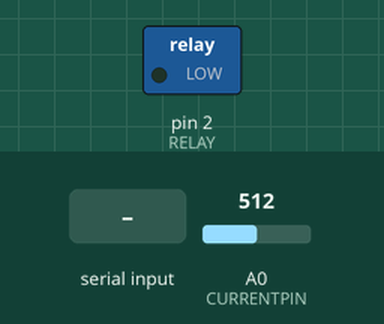
A sketch run on a simulated Arduino Uno, built with avr-gcc and run on an emulated ATmega328P. Parts: switched loads named in the sketch (green lamp = pin HIGH). The inputs (shaded band) are chosen by the test bench; at power-on: A0 (CURRENTPIN) = 512. What the sketch prints to the serial monitor is not drawn.

Above: at 1.2 s.
1.3 s: "30,150\n" received over Serial
2.8 s: "1\n" received over Serial
At 3.2 s:
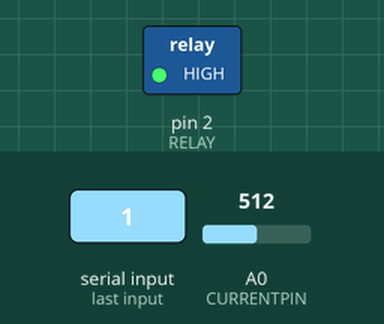
4.3 s: "90,45\n" received over Serial
At 5.6 s:
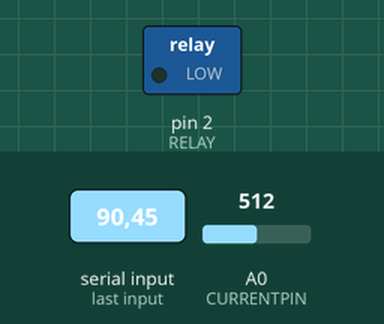
Timing chart, 0 to 7.3 s (numbered marks = the images above; inputs shaded):
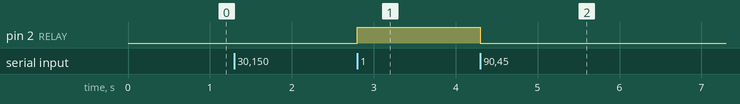

The sketch:

Smart_Plug4.ino
```cpp
#include "EmonLib.h"
#define VOLT_CAL 234.26
#define RATE 1
#define RELAY 2
#define CURRENTPIN A0
#define VOLTAGEPIN A3
#define BAUDRATE 115200

String m_in;
String currPart, timePart, voltPart;
String send2pi;
float rawValue = 0.000;
double v_out = 0.000;
double current = 0.000;
double current_max = 0.000;
double startTime = 0000;
double curTime = 0.000;
double endTime = 0.0000;
double supplyVoltage = 0.000;
int r = 1;
int relayOn = 0;
int index = 0;


EnergyMonitor emon1;             // Create an instance

void setup() {

  analogReference(EXTERNAL);
  Serial.begin(BAUDRATE);
  pinMode(RELAY, OUTPUT);
  pinMode(CURRENTPIN, INPUT);

  //emon1.voltage(VOLTAGEPIN, VOLT_CAL, 1.7);  // Voltage: input pin, calibration, phase_shift

  startTime = millis();

}

void loop() {

  //See what the last time was
  //Update var with time now
  //Difference between time now and last time
  //SAVE millis() to time; (millis() returns the number of seconds since the program started
  // put your main code here, to run repeatedly:


          curTime = millis();
          rawValue = analogRead(CURRENTPIN);

          //Serial.print("Analog: ");
          //Serial.print(rawValue);
          v_out = (rawValue/1024.0000000)*4.80000;
          //Serial.print("    volt: ");
          //Serial.print(v_out);
          //Serial.print("     current: ");
          current = 40.00000 * (v_out - 2.4800000);
          currPart = String(current);
          timePart = String(curTime);
          //Serial.print(current);
          //Serial.print("\n");
          //if (current > current_max)  current_max = current;


          //emon1.calcVI(20,2000);         // Calculate all. No.of half wavelengths (crossings), time-out
          //supplyVoltage = emon1.Vrms;           //extract Vrms into Variable
          //voltPart = String(supplyVoltage);

          send2pi = timePart + " " + currPart + " " + startTime;
          endTime = millis();
          Serial.println(send2pi);

          //Serial.println(curTime);
          //Serial.println(endTime);


  if(Serial.available()){ // While there is a message on the serial port
    relayOn = r * (Serial.read() - '0');

    if(relayOn == 0) {
      digitalWrite(RELAY, LOW);

          /*Serial.print("Raw Value = " ); // shows pre-scaled value

          Serial.print(RawValue);

          Serial.print("\t V = "); // shows the voltage measured

          Serial.print(V_out,3); // the '3' after voltage allows you to display 3 digits after decimal point

          */


          //Serial.print("\t Time = ");

          /*Serial.print(curTime,3);


          Serial.print(" "); // shows the voltage measured

          Serial.print(current,3);


          Serial.print(" ");

          Serial.print(supplyVoltage,3);

          */

    }
    else if(relayOn == 1){

      digitalWrite(RELAY, HIGH);


    //relayOn = ' '; // Clear the message- leave the message so don't have to click on 2000 times

    // break;

  }


 } //end of for loop


} //end of void loop
```

Measured:
- after the input at 2.8 s, pin 2 (RELAY): LOW → HIGH at once
- after the input at 4.3 s, pin 2 (RELAY): HIGH → LOW at once
